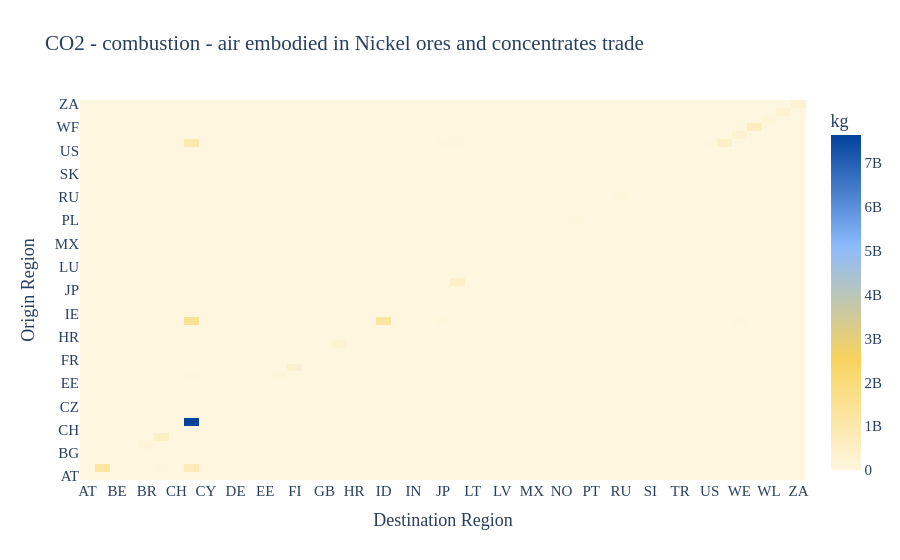

Source (notebook cell):
### Code cell
CO2_INDICATOR = "CO2 - combustion - air" # select one result of the search above

co2_upstream_content = db.calc_trades_content(
    indicator=CO2_INDICATOR,
    item=SECTOR,
    scenario=base_scenario,
    method="upstream",
    show_plot=True,
    auto_open=False,
    path=False,
    title=f"{CO2_INDICATOR} embodied in {SECTOR} trade",
)
co2_upstream_content.head(10)

### Figure 1 — Plotly figure (JSON) as saved in the notebook; plotly's stock layout.template omitted (floating-point values rounded to 4 significant figures; data arrays with more than 128 entries replaced by an {"elided": "..."} marker saying what was removed)
{"data": [{"coloraxis": "coloraxis", "histfunc": "sum", "hovertemplate": "Destination Region=%{x}<br>Origin Region=%{y}<br>sum of Value=%{z}<extra></extra>", "name": "", "type": "histogram2d", "x": {"elided": "2401 str values"}, "xaxis": "x", "xbingroup": "x", "y": {"elided": "2401 str values"}, "yaxis": "y", "ybingroup": "y", "z": {"elided": "2401 float values"}}], "layout": {"coloraxis": {"colorbar": {"title": {"text": "kg"}}, "colorscale": [[0, "#FEF6DF"], [0.3333, "#F8D35E"], [0.6667, "#8CBBFD"], [1, "#02429B"]]}, "font": {"family": "Verdana", "size": 15}, "legend": {"tracegroupgap": 0}, "title": {"text": "CO2 - combustion - air embodied in Nickel ores and concentrates trade"}, "xaxis": {"anchor": "y", "domain": [0, 1], "title": {"text": "Destination Region"}}, "yaxis": {"anchor": "x", "domain": [0, 1], "title": {"text": "Origin Region"}}}}
